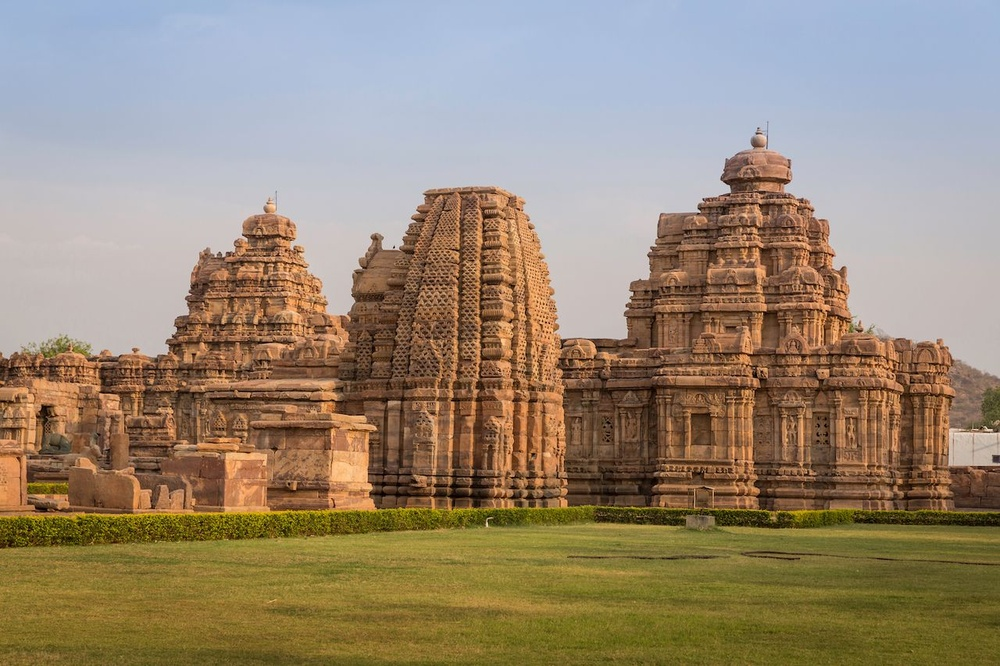
#> input picture Week4/temple.jpg, 1000 x 666 px, shrunk from 1280 x 853 before the run
$ python GaussianBlurring.py
#> lines starting #> are read from the running program, lines starting #| are printed output that depends on the picture
import cv2
image = cv2.imread('temple.jpg')
#> image is the input picture: shape (666, 1000, 3); mean B, G, R 116.2, 136.2, 151.8
gaus = cv2.GaussianBlur(image, (7, 7), 10)
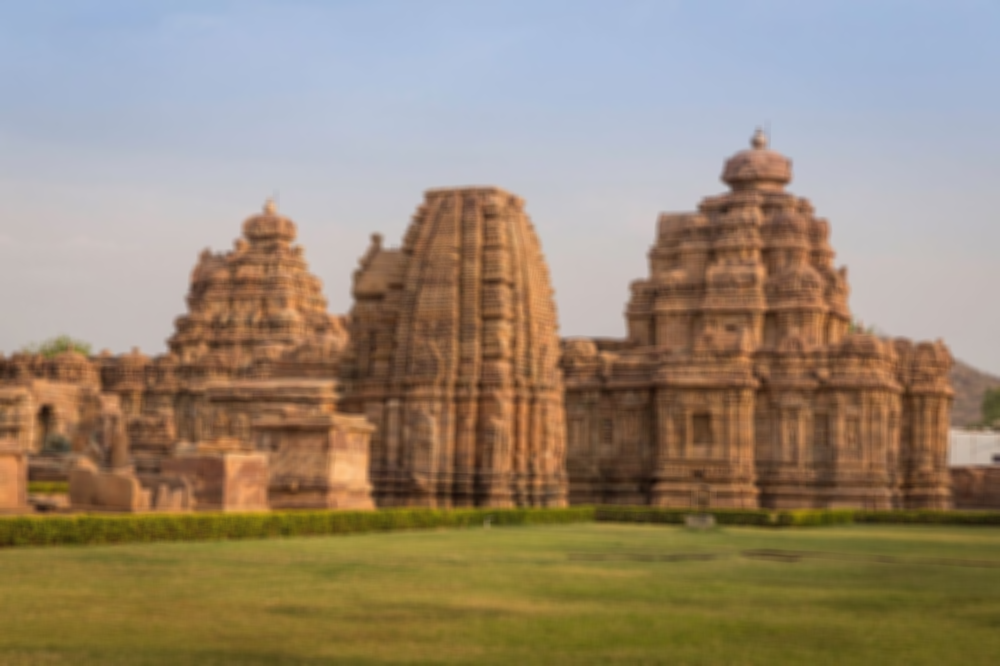
#> gaus: shape (666, 1000, 3); mean B, G, R 116.2, 136.2, 151.8
cv2.imshow('Original',image)
cv2.imshow('GaussianBlur', gaus)
cv2.imwrite('gaus_Blur.jpg', gaus)
cv2.waitKey(0)
cv2.destroyAllWindows()
